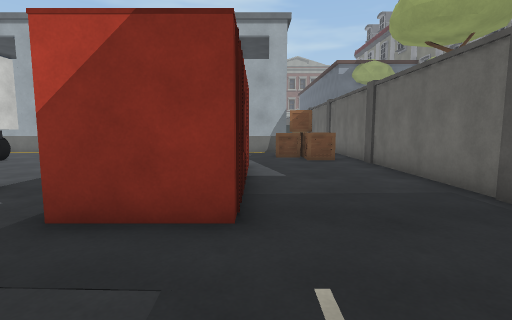
View 1 (above)

24 first-person views from a walk through a 3-D level made in the Unity game engine. The camera is 1.2 m above the floor, tilts 6° down and sees 85° across. The floor is counted in squares, 1 m on a side. Each view is taken from the middle of a square. On the plan, view 1 faces up. The plan holds only what a view shows up to about 13 squares ahead; the rest is blank. The place goes on beyond the plan. Surface patterns are stand-ins for the level's own textures.

View 2
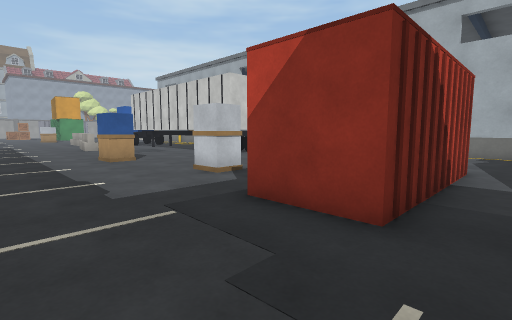

View 3
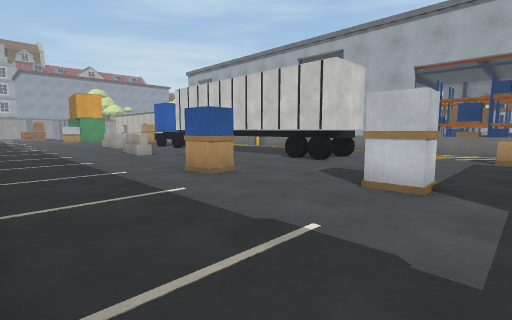

View 4
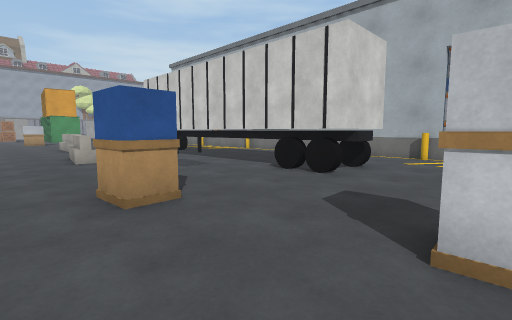

View 5
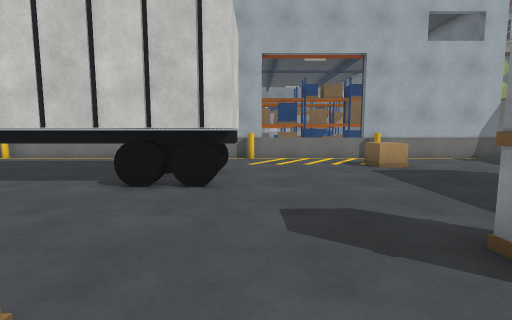

View 6
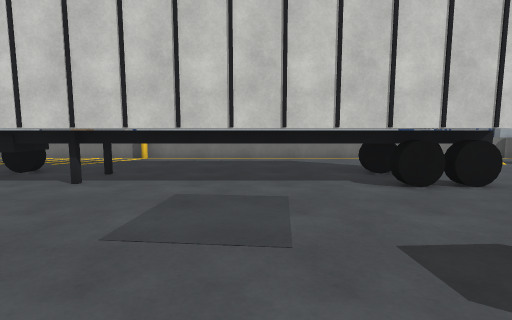

View 7
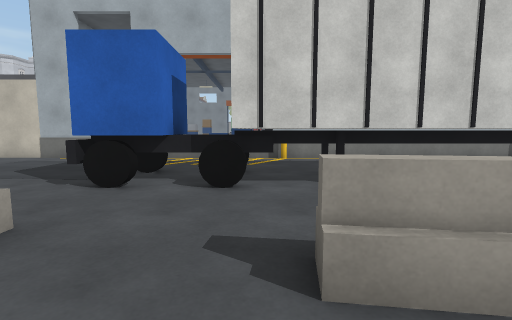

View 8
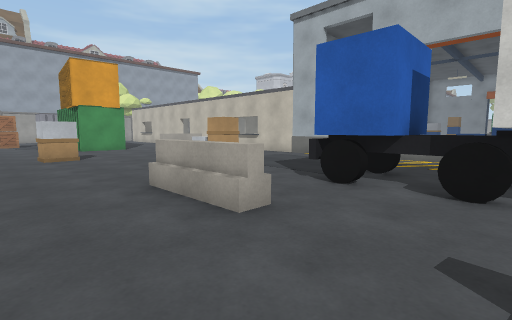

View 9
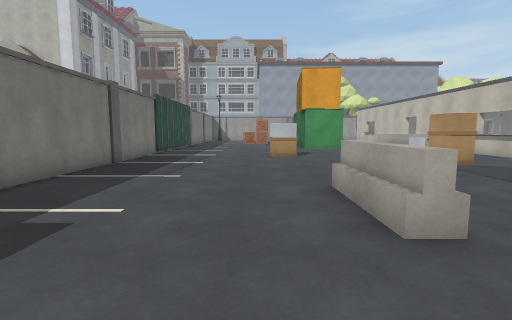

View 10
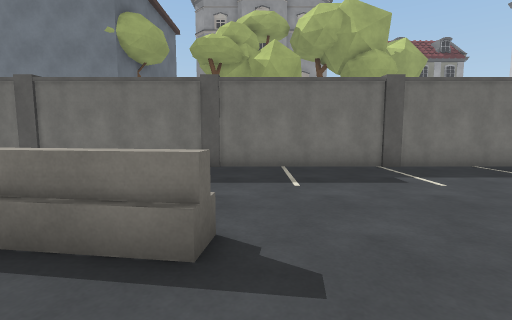

View 11
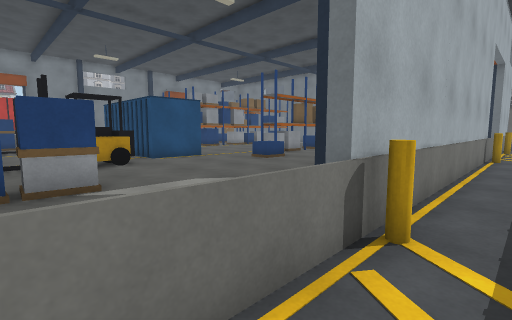

View 12
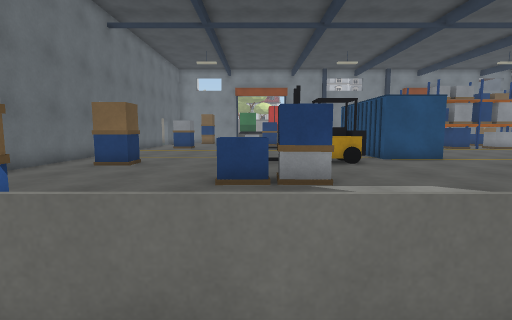

View 13
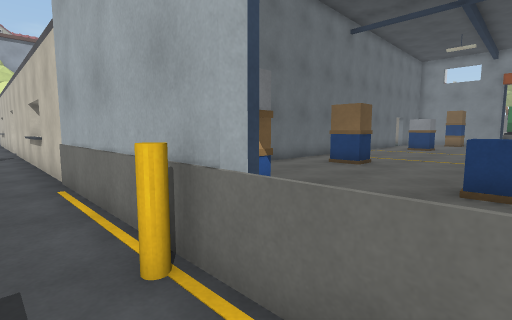

View 14
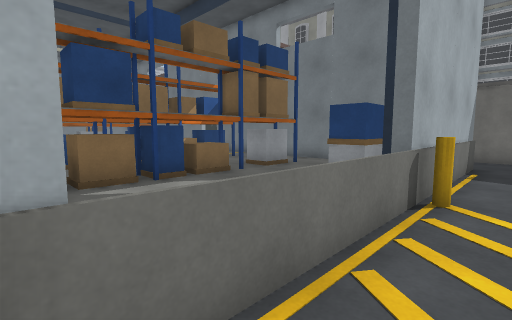

View 15
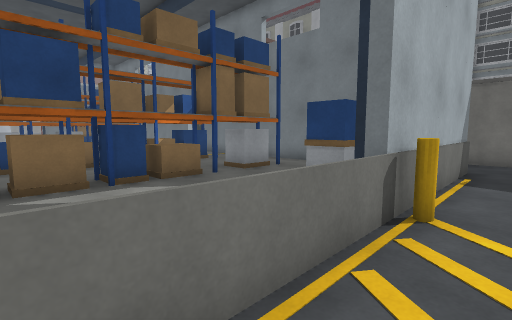

View 16
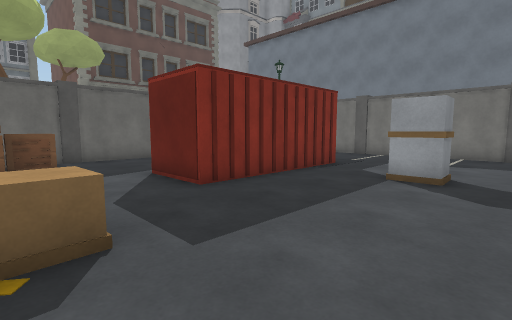

View 17
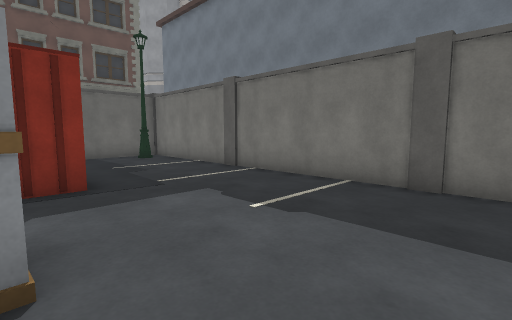

View 18
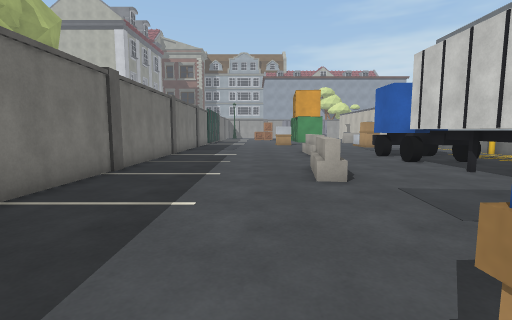

View 19
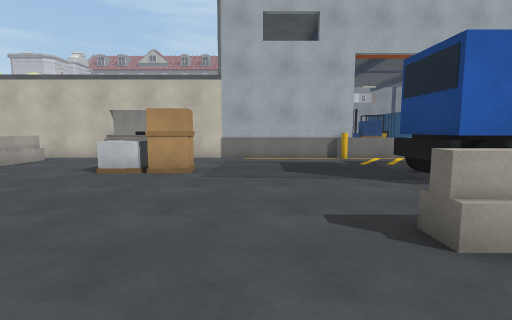

View 20
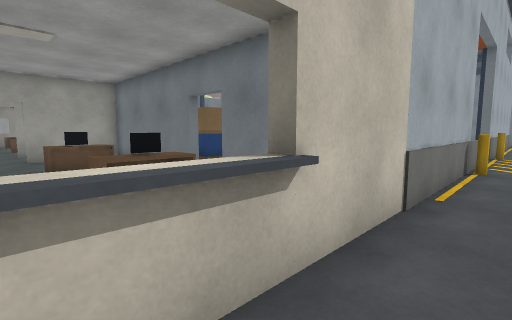

View 21
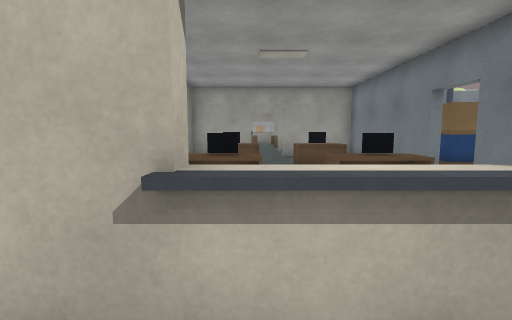

View 22
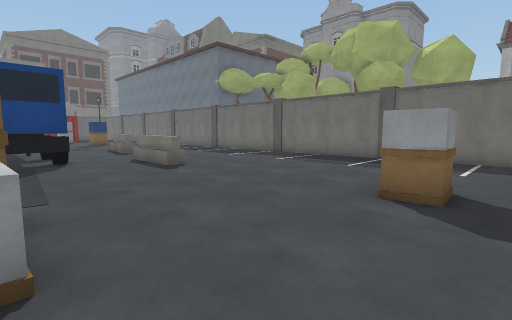

View 23
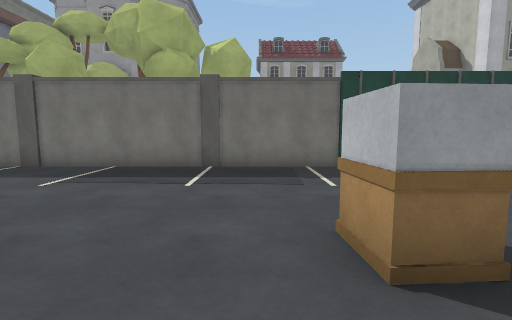

View 24
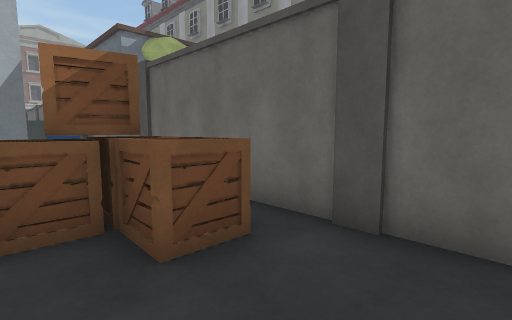

### Floor plan
Key: @ floor where view 1 was taken; # wall or solid block; . floor; / step, stairs or slope; = window, fence, low wall or low ledge; ^ raised ledge; T thing the floor can be seen under or through; O other object.
Columns run from 36 left of view 1 to 5 right of it. Each row starts with its distance up from view 1.
 30   .#
 29   .       ..
 28   .      ...  .
 27   .###  ....  .   #   ...
 26   .  ## ....  .   ####...
 25  ..   #  ...  .OOO......    #=######
 24  ..   #.O.... .OOO.....     #=######
 23 OO OO #...............OO    ...   ..  #O#O
 22       #...............OO    ...  ..  .#OO
 21        .....OOO.........    #=##=###..#  #
 20        .....OOO........     ..........#  #
 19 OO OO # ..............      ........     #
 18       # OO                        O      #
 17         OO                        O      O
 16  ...                      ##            O
 15 #^^########O====O##########O====O######..#
 14 .........................................#
 13 ..  ...........................OO....OOO.#
 12 ...OOO.........................OO.....OO.#
 11 ...OOO.....OOOOT T      T##..............O
 10 ...........O OOTTTTTTTTTTT#.............O
  9 ...........OOOOTTTTTTTTTTT#......####....#
  8 .................................#  #....#
  7 .................................#  #....#
  6 .OO......O///.................O..#  #....#
  5 .OO.............OOO...........O..#  #....O
  4 .........................O.......####...O
  3 ........................................
  2 .........................................#
  1 .........................................#
  0 ....................................@..O##
 -1 #......................................#
 -2 #####O#####O#####O####OO#  #OO####OO####

Positions as (right, up) in squares from view 1, and headings:
1: (0, 0), facing up
2: (1, 0), facing up-left
3: (-4, -1), facing up-left
4: (-6, 2), facing up-left
5: (-9, 3), facing up
6: (-15, 3), facing up
7: (-21, 3), facing up
8: (-21, 3), facing up-left
9: (-21, 4), facing left
10: (-21, 8), facing down
11: (-23, 14), facing up-right
12: (-23, 14), facing up
13: (-23, 14), facing up-left
14: (-9, 14), facing up-right
15: (-8, 14), facing up-right
16: (-8, 13), facing down-right
17: (-9, 5), facing down-right
18: (-11, 3), facing left
19: (-29, 3), facing up
20: (-35, 14), facing up-right
21: (-35, 14), facing up
22: (-36, 11), facing down-right
23: (-33, 8), facing down
24: (1, 9), facing up-right
